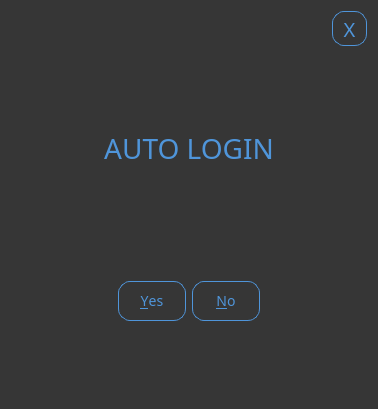
<?xml version="1.0" encoding="UTF-8"?>
<ui version="4.0">
 <class>Dialog</class>
 <widget class="QDialog" name="Dialog">
  <property name="geometry">
   <rect>
    <x>0</x>
    <y>0</y>
    <width>378</width>
    <height>409</height>
   </rect>
  </property>
  <property name="font">
   <font>
    <pointsize>15</pointsize>
   </font>
  </property>
  <property name="styleSheet">
   <string notr="true">QMainWindow {
	background-color:transparent;
}
QDialog {
	background-color: rgb(54, 54, 54);
	border-radius: 12px;
	
}




</string>
  </property>
  <layout class="QVBoxLayout" name="verticalLayout_2">
   <item>
    <layout class="QHBoxLayout" name="horizontalLayout">
     <item>
      <spacer name="horizontalSpacer">
       <property name="orientation">
        <enum>Qt::Horizontal</enum>
       </property>
       <property name="sizeHint" stdset="0">
        <size>
         <width>40</width>
         <height>20</height>
        </size>
       </property>
      </spacer>
     </item>
     <item>
      <widget class="QToolButton" name="btn_window_close">
       <property name="styleSheet">
        <string notr="true">QToolButton {
    width:30px;
    height:30px;
    border-radius: 12px;
    line-height:40px;
    border:1px solid #4F95DA;;
    color:#4F95DA;
    text-align:center;
    text-decoration:none;
    font-size:20px;
    font-family:oswald;
}

QToolButton:hover {
	color:#fff;
    top:0;
    left:0;
    width:100%;
    height:100%;
    background:#4F95DA;
    border:1px solid transparent;
}
</string>
       </property>
       <property name="text">
        <string>X</string>
       </property>
       <property name="iconSize">
        <size>
         <width>60</width>
         <height>60</height>
        </size>
       </property>
       <property name="autoRaise">
        <bool>true</bool>
       </property>
      </widget>
     </item>
    </layout>
   </item>
   <item>
    <layout class="QVBoxLayout" name="verticalLayout">
     <item>
      <spacer name="verticalSpacer_3">
       <property name="orientation">
        <enum>Qt::Vertical</enum>
       </property>
       <property name="sizeHint" stdset="0">
        <size>
         <width>17</width>
         <height>37</height>
        </size>
       </property>
      </spacer>
     </item>
     <item>
      <widget class="QLabel" name="label">
       <property name="styleSheet">
        <string notr="true">QLabel {
    width:166px;
    height:38px; 
    line-height:40px;  
    color:#4F95DA;
    text-align:center;
    text-decoration:none;
    font-size:28px;
    font-family:oswald;
}
</string>
       </property>
       <property name="text">
        <string>AUTO LOGIN</string>
       </property>
       <property name="alignment">
        <set>Qt::AlignCenter</set>
       </property>
      </widget>
     </item>
     <item>
      <widget class="QLabel" name="lbl_last_user">
       <property name="styleSheet">
        <string notr="true">QLabel {
    color:#4F95DA;
    text-align:center;
    text-decoration:none;
    font-size:18px;
    font-family:oswald;
}</string>
       </property>
       <property name="text">
        <string/>
       </property>
       <property name="alignment">
        <set>Qt::AlignCenter</set>
       </property>
      </widget>
     </item>
     <item>
      <spacer name="verticalSpacer">
       <property name="orientation">
        <enum>Qt::Vertical</enum>
       </property>
       <property name="sizeHint" stdset="0">
        <size>
         <width>17</width>
         <height>37</height>
        </size>
       </property>
      </spacer>
     </item>
     <item>
      <widget class="QDialogButtonBox" name="btn_confirm">
       <property name="sizeIncrement">
        <size>
         <width>0</width>
         <height>0</height>
        </size>
       </property>
       <property name="font">
        <font>
         <pointsize>15</pointsize>
        </font>
       </property>
       <property name="styleSheet">
        <string notr="true">QPushButton {
    width:66px;
    height:38px;
    border-radius: 12px;
    line-height:40px;
    border:1px solid #4F95DA;;
    color:#4F95DA;
    text-align:center;
    text-decoration:none;
    text-transform:uppercase;
    font-size:14px;
    font-family:oswald;
}

QPushButton:hover {
	color:#fff;
    top:0;
    left:0;
    width:100%;
    height:100%;
    background:#4F95DA;
    border:1px solid transparent;
}
</string>
       </property>
       <property name="orientation">
        <enum>Qt::Horizontal</enum>
       </property>
       <property name="standardButtons">
        <set>QDialogButtonBox::No|QDialogButtonBox::Yes</set>
       </property>
       <property name="centerButtons">
        <bool>true</bool>
       </property>
      </widget>
     </item>
     <item>
      <spacer name="verticalSpacer_2">
       <property name="orientation">
        <enum>Qt::Vertical</enum>
       </property>
       <property name="sizeHint" stdset="0">
        <size>
         <width>17</width>
         <height>37</height>
        </size>
       </property>
      </spacer>
     </item>
    </layout>
   </item>
  </layout>
 </widget>
 <resources>
  <include location="main.qrc"/>
 </resources>
 <connections/>
 <designerdata>
  <property name="gridDeltaX">
   <number>10</number>
  </property>
  <property name="gridDeltaY">
   <number>10</number>
  </property>
  <property name="gridSnapX">
   <bool>true</bool>
  </property>
  <property name="gridSnapY">
   <bool>true</bool>
  </property>
  <property name="gridVisible">
   <bool>true</bool>
  </property>
 </designerdata>
</ui>
